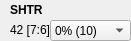
    <widget class="QWidget" name="widget_9" native="true">
     <property name="geometry">
      <rect>
       <x>140</x>
       <y>60</y>
       <width>131</width>
       <height>41</height>
      </rect>
     </property>
     <widget class="QLabel" name="label_491">
      <property name="geometry">
       <rect>
        <x>10</x>
        <y>0</y>
        <width>111</width>
        <height>20</height>
       </rect>
      </property>
      <property name="font">
       <font>
        <weight>75</weight>
        <bold>true</bold>
       </font>
      </property>
      <property name="text">
       <string>SHTR</string>
      </property>
     </widget>
     <widget class="QLabel" name="label_SHTR">
      <property name="geometry">
       <rect>
        <x>10</x>
        <y>20</y>
        <width>101</width>
        <height>20</height>
       </rect>
      </property>
      <property name="text">
       <string>42 [7:6]</string>
      </property>
     </widget>
     <widget class="QComboBox" name="comboBox_SHTR">
      <property name="geometry">
       <rect>
        <x>50</x>
        <y>20</y>
        <width>81</width>
        <height>21</height>
       </rect>
      </property>
      <item>
       <property name="text">
        <string>0% (10)</string>
       </property>
      </item>
      <item>
       <property name="text">
        <string>+10% (11)</string>
       </property>
      </item>
      <item>
       <property name="text">
        <string>-10% (00)</string>
       </property>
      </item>
     </widget>
    </widget>
